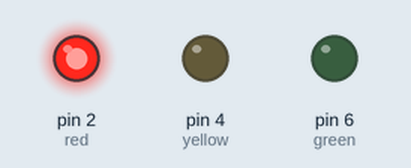
This sketch was run on a simulated Arduino Uno, built with avr-gcc and run on an emulated ATmega328P. Shown: output pins drawn as LEDs (lit = HIGH).

Above: at 0.1 s.
At 0.6 s:
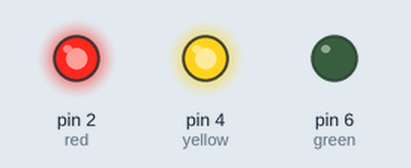
At 1.1 s:
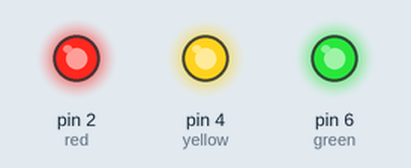
Timing chart, 0 to 2.6 s (numbered marks = the images above):
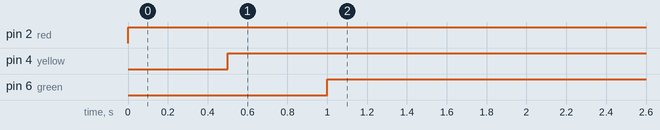

The sketch:

light-v2.ino
```cpp
void setup() {
  pinMode(2, OUTPUT); // red
  pinMode(4, OUTPUT); // yellow
  pinMode(6, OUTPUT); // green
}


void loop() {
  digitalWrite (2, HIGH); // red on
  delay(500);
  digitalWrite (4, HIGH); // yellow on
  delay(500);
  digitalWrite (6, HIGH); // green on
  delay(500);
}
```

Measured:
- by itself, pin 2 (red): LOW → HIGH at 0.00 s
- by itself, pin 4 (yellow): LOW → HIGH at 0.50 s
- by itself, pin 6 (green): LOW → HIGH at 1.0 s
